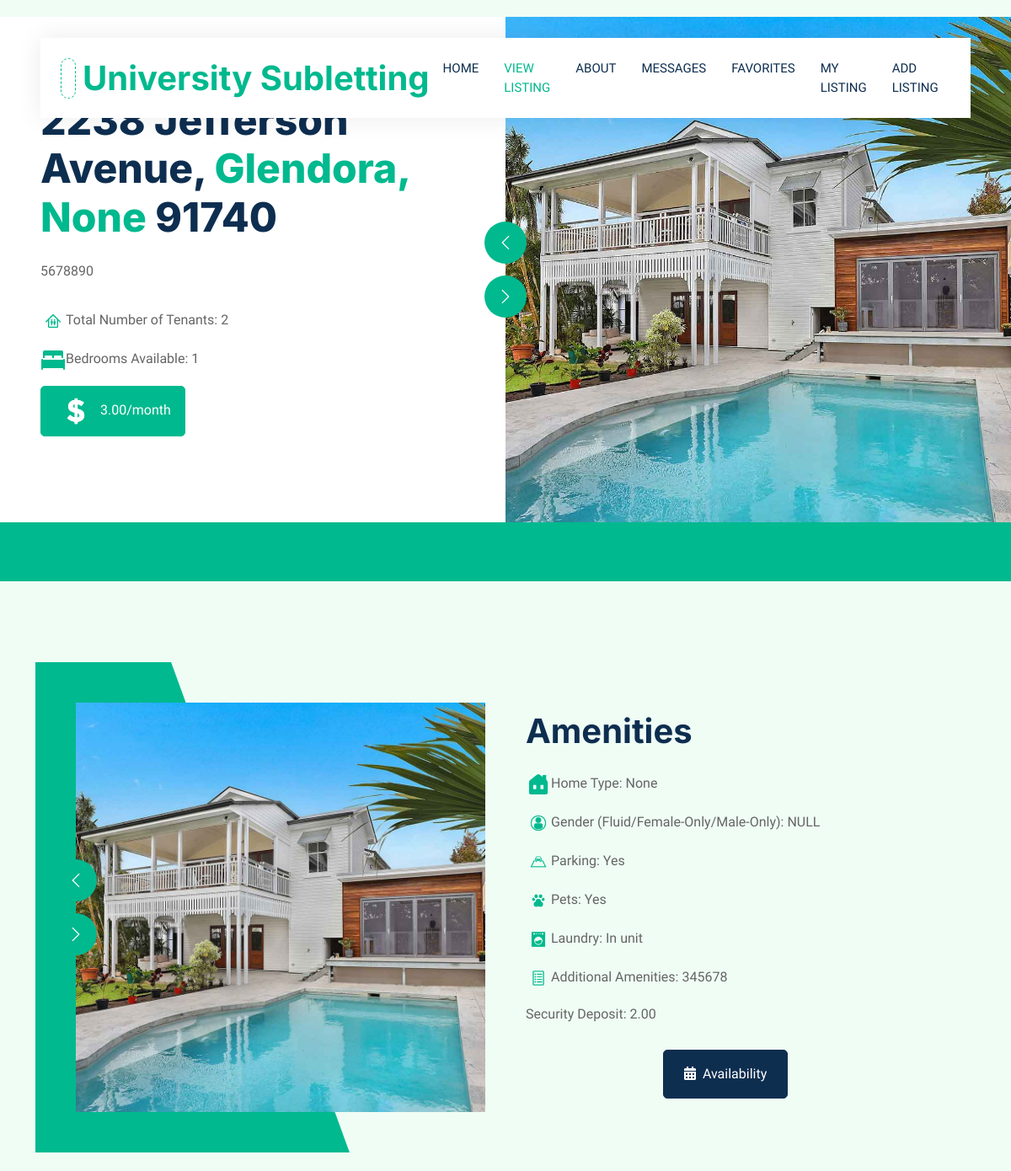
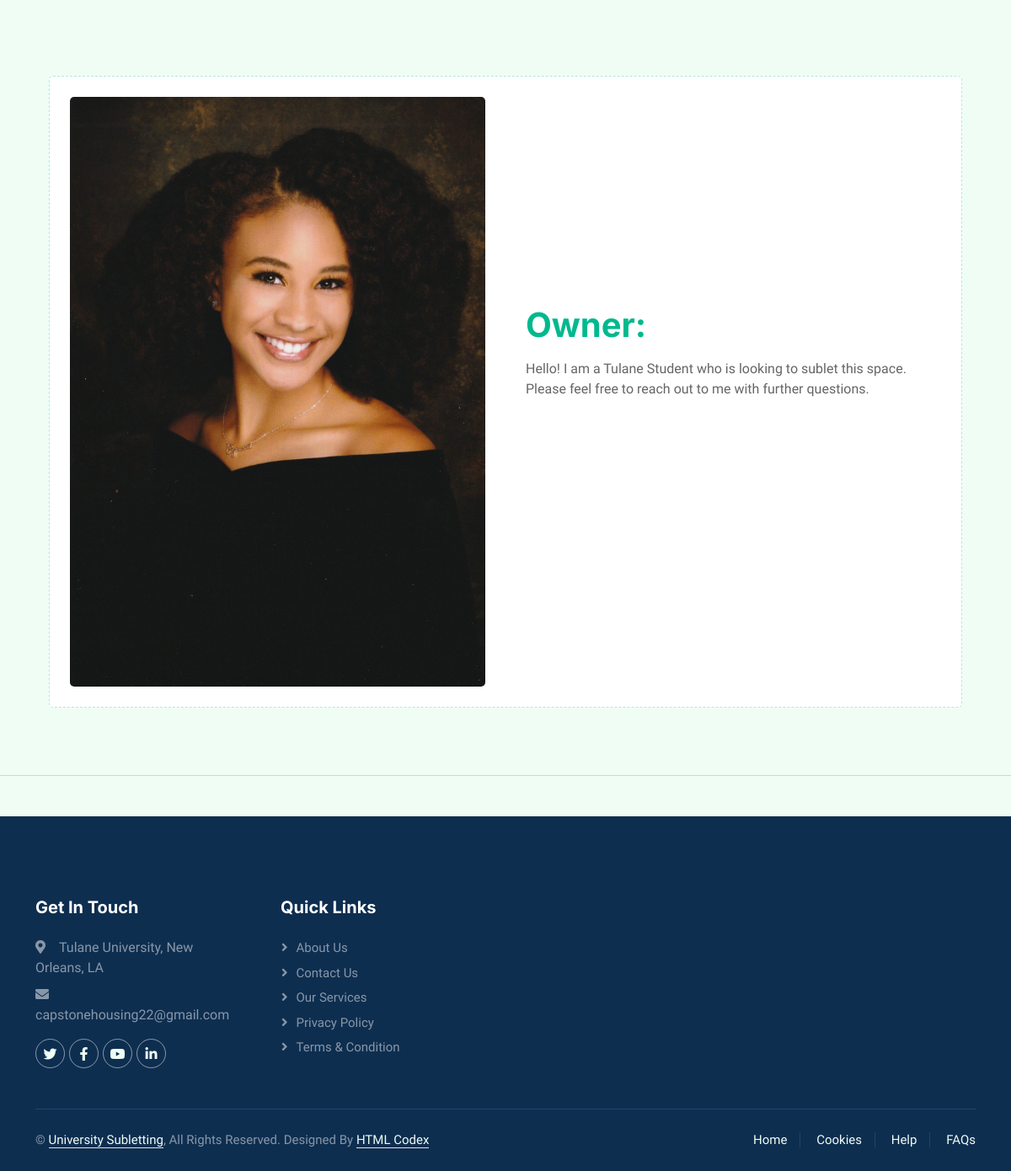
Page /view_listing/1 on the committed database (2 pictures, top to bottom).
### hello/models.py (models this page shows)
class allinformation(models.Model):
    user = models.ForeignKey(User, on_delete=models.CASCADE, null=True)
    address = models.CharField(max_length=200, blank=True, null=True)
    city = models.CharField(max_length=200, blank=True, null=True)
    zip = models.IntegerField( blank=True, null=True)
    state = models.CharField(max_length=22, blank=True, null=True)
    hometype = models.CharField(max_length=100, blank=True, null=True)
    monthlyprice = models.DecimalField(max_digits = 100, decimal_places=2, blank=True, null=True)
    securitydeposit = models.DecimalField(max_digits = 100, decimal_places=2, blank=True, null=True)
    numbertenants = models.IntegerField(blank=True, null=True)
    gender = models.CharField(max_length=20, blank=True, null=True)
    beds = models.IntegerField( blank=True, null=True)
    addrentinfo = models.CharField(max_length=300, blank=True, null=True)
    parking = models.CharField(max_length=4, blank=True, null=True)
    pets = models.CharField(max_length=4, blank=True, null=True)
    laundry = models.CharField(max_length=20, blank=True, null=True)
    addamenityinfo = models.CharField(max_length=300, blank=True, null=True)
    image = models.ImageField(upload_to=None, height_field=None, width_field=None, max_length=100,blank=True, null=True )

### hello/views.py (the view)
# urls.py: path("view_listing/<int:listing_id>", views.view_listing, name="view_listing"),
def view_listing(request, listing_id):
    addyinfo = allinformation.objects.filter(id=listing_id).last()
    print("Listing ID:", listing_id)
    return render(request, "hello/view_listing.html", {'addyinfo': addyinfo,})

### hello/templates/hello/view_listing.html (shortened to what this page needs)
{% extends "hello/layout.html" %}
{% load static %}
{% block content %}
<!DOCTYPE html>
<html lang="en">
<head>
    <link href="https://cdnjs.cloudflare.com/ajax/libs/font-awesome/5.10.0/css/all.min.css" rel="stylesheet">
    <link href="https://cdn.jsdelivr.net/npm/bootstrap-icons@1.4.1/font/bootstrap-icons.css" rel="stylesheet">
    <link href="{% static 'hello/lib/animate/animate.min.css' %}" rel="stylesheet">
    <link href="{% static 'hello/lib/owlcarousel/assets/owl.carousel.min.css' %}" rel="stylesheet">
    <link href="{% static 'hello/css/bootstrap.min.css' %}" rel="stylesheet">
    <link href="{% static 'hello/css/style.css' %}" rel="stylesheet">
</head>
<body>
    <div class="container-fluid nav-bar bg-transparent">
        <nav class="navbar navbar-expand-lg bg-white navbar-light py-0 px-4">
            <a href="{% url 'home' %}" class="navbar-brand d-flex align-items-center text-center">
                <div class="icon p-2 me-2">
                </div>
                <h1 class="m-0 text-primary">University Subletting</h1>
            </a>
            <div class="navbar-nav ms-auto">
                <a href="{% url 'home' %}" class="nav-item nav-link">Home</a>
                <a href="" class="nav-item nav-link active">View Listing</a>
                <a href="{% url 'about' %}" class="nav-item nav-link">About</a>
                <a href="{% url 'messages' %}" class="nav-item nav-link">Messages</a>
                <a href="{% url 'favorites' %}" class="nav-item nav-link">Favorites</a>
                <a href="{% url 'listing' %}" class="nav-item nav-link">My Listing</a>
                <a href="{% url 'add_listing' %}" class="nav-item nav-link">Add Listing</a>
            </div>
        </nav>
    </div>
    <div class="container-fluid header bg-white p-0">
        <div class="row g-0 align-items-center flex-column-reverse flex-md-row">
            <div class="col-md-6 p-5 mt-lg-2">
                <h1 class="display-5 animated fadeIn mb-4">{{addyinfo.address}}, <span class="text-primary">{{addyinfo.city}}, {{addyinfo.state}}</span> {{addyinfo.zip}}</h1>
                <p class="animated fadeIn mb-4 pb-2">{{addyinfo.addrentinfo}} </p>
                <p><img class="img-fluid" src="{% static 'hello/images/icon-tenants.png'%}" alt="Icon" style="width: 30px; height: 30px;">Total Number of Tenants: {{addyinfo.numbertenants}}</p>
                <p><img class="img-fluid" src="{% static 'hello/images/icon-bed.png'%}" alt="Icon" style="width: 30px; height: 30px;">Bedrooms Available: {{addyinfo.beds}}</p>
                <p class="btn btn-primary py-1 px-3 me-1 animated fadeIn">
                    <img class="img-fluid" src="{% static 'hello/images/icon-dollar.png'%}" alt="Icon" style="width: 50px; height: 50px;">
                    {{addyinfo.monthlyprice}}/month
                </p>
            </div>
            <div class="col-md-6 animated fadeIn">
                <div class="owl-carousel header-carousel">
                    <div class="owl-carousel-item">
                        <img class="img-fluid" src="{% static 'hello/images/carousel-1.jpg' %}" alt="">
                    </div>
                </div>
            </div>
        </div>
    </div>
    <div class="container-fluid bg-primary mb-5 wow fadeIn" data-wow-delay="0.1s" style="padding: 35px;"></div>
    <div class="container-xxl py-5">
        <div class="container">
            <div class="row g-5 align-items-center">
                <div class="col-lg-6 wow fadeIn position-relative" data-wow-delay="0.1s">
                    <div class="about-img position-relative overflow-hidden p-5 pe-0">
                        <div class="owl-carousel header-carousel">
                            <div class="owl-carousel-item">
                                <img class="img-fluid" src="{% static 'hello/images/carousel-1.jpg' %}" alt="">
                            </div>
                        </div>
                    </div>
                </div>
                <div class="col-lg-6 wow fadeIn" data-wow-delay="0.5s">
                    <h1 class="mb-4">Amenities</h1>
                    <p><img class="img-fluid" src="{% static 'hello/images/icon-house (2).png'%}" alt="Icon" style="width: 30px; height: 30px;">Home Type: {{addyinfo.hometype}}</p>
                    <p><img class="img-fluid" src="{% static 'hello/images/icon-person.png'%}" alt="Icon" style="width: 30px; height: 30px;">Gender (Fluid/Female-Only/Male-Only): {{addyinfo.gender}}</p>
                    <p><img class="img-fluid" src="{% static 'hello/images/icon-parking.png'%}" alt="Icon" style="width: 30px; height: 30px;">Parking: {{addyinfo.parking}}</p>
                    <p><img class="img-fluid" src="{% static 'hello/images/icon-pet.png'%}" alt="Icon" style="width: 30px; height: 30px;">Pets: {{addyinfo.pets}}</p>
                    <p><img class="img-fluid" src="{% static 'hello/images/icon-laundry.png'%}" alt="Icon" style="width: 30px; height: 30px;">Laundry: {{addyinfo.laundry}}</p>
                    <p><img class="img-fluid" src="{% static 'hello/images/icon-misc.png'%}" alt="Icon" style="width: 30px; height: 30px;">Additional Amenities: {{addyinfo.addamenityinfo}}</p>
                    <p class="mb-4">Security Deposit: {{addyinfo.securitydeposit}}</p>
                    <button class="btn btn-primary py-1 px-3 me-1 animated fadeIn">
                        <img class="img-fluid" src="{% static 'hello/images/icon-favorite.png'%}" alt="Icon" style="width: 60px; height: 60px;">
                    </button>
                    <a href="" class="btn btn-dark py-3 px-4"><i class="fa fa-calendar-alt me-2"></i>Availability</a>
                </div>
            </div>
        </div>
    </div>
    <div class="container-xxl py-5">
        <div class="container">
            <div class="bg-light rounded p-3">
                <div class="bg-white rounded p-4" style="border: 1px dashed rgba(0, 185, 142, .3)">
                    <div class="row g-5 align-items-center">
                        <div class="col-lg-6 wow fadeIn" data-wow-delay="0.1s">
                            <img class="img-fluid rounded w-100" src="{% static 'hello/images/kayla-headshot.jpg' %}" alt="">
                        </div>
                        <div class="col-lg-6 wow fadeIn" data-wow-delay="0.5s">
                            <div class="mb-4">
                                <h1 class="mb-3"><span class="text-primary">Owner: </span> </h1>
                                <p>Hello! I am a Tulane Student who is looking to sublet this space. Please feel free to reach out to me with further questions. </p>
                            </div>
                            <button class="btn btn-primary py-1 px-3 me-1 animated fadeIn">
                                <img class="img-fluid" src="{% static 'hello/images/icon-message.png'%}" alt="Icon" style="width: 60px; height: 60px;">
                            </button>
                        </div>
                    </div>
                </div>
            </div>
        </div>
    </div>
</body>
</html>
{% endblock %}

### hello/static/hello/css/style.css (style rules this page uses)
:root { --primary: #00B98E; --secondary: #FF6922; --light: #EFFDF5; --dark: #0E2E50; }
.btn { transition: .5s; }
.btn.btn-primary, .btn.btn-secondary { color: #FFFFFF; }
.nav-bar { position: relative; margin-top: 45px; padding: 0 3rem; transition: .5s; z-index: 9999; }
.navbar { box-shadow: 0 0 30px rgba(0, 0, 0, .08); }
.navbar-light .navbar-nav .nav-link { margin-right: 30px; padding: 25px 0; color: #FFFFFF; font-size: 15px; text-transform: uppercase; outline: none; }
.navbar-light .navbar-nav .nav-link:hover, .navbar-light .navbar-nav .nav-link.active { color: var(--primary); }
.navbar-light .navbar-brand { height: 75px; }
.navbar-light .navbar-nav .nav-link { color: var(--dark); font-weight: 500; }
@media (min-width: 992px) { .header { margin-top: -120px; } }
.icon { padding: 15px; display: inline-flex; align-items: center; justify-content: center; background: #FFFFFF !important; border-radius: 50px; border: 1px dashed var(--primary) !important; }
.about-img img { position: relative; z-index: 2; }
.about-img::before { position: absolute; content: ""; top: 0; left: -50%; width: 100%; height: 100%; background: var(--primary); transform: skew(20deg); z-index: 1; }

### rows in the picture
allinformation: address "2238 Jefferson Avenue", city "Glendora", state "None", zip "91740", addrentinfo "5678890", numbertenants "2", beds "1", monthlyprice "3.00", hometype "None", gender "NULL", parking "Yes", pets "Yes", laundry "In unit", addamenityinfo "345678", securitydeposit "2.00"
